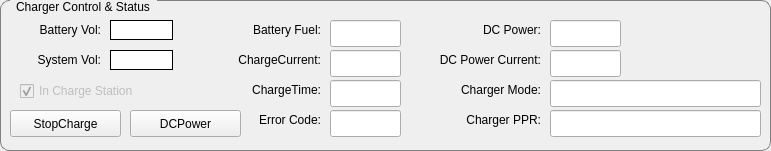
   <widget class="QGroupBox" name="groupBoxChargeControl">
    <property name="geometry">
     <rect>
      <x>420</x>
      <y>360</y>
      <width>771</width>
      <height>151</height>
     </rect>
    </property>
    <property name="styleSheet">
     <string notr="true">QGroupBox{
	border:1px solid gray;
	border-radius: 9px;
	margin-top:0.5em;} 
 QGroupBox::title{
	subcontrol-origin:margin;
	left:10px;
	padding: 0 3 px 2 3px}</string>
    </property>
    <property name="title">
     <string>Charger Control &amp;&amp; Status</string>
    </property>
    <widget class="QLabel" name="labelBatteryVol">
     <property name="geometry">
      <rect>
       <x>110</x>
       <y>20</y>
       <width>63</width>
       <height>20</height>
      </rect>
     </property>
     <property name="styleSheet">
      <string notr="true">QLabel{
	border: 1px solid;
	background-color:#fff;
}</string>
     </property>
     <property name="text">
      <string/>
     </property>
     <property name="alignment">
      <set>Qt::AlignCenter</set>
     </property>
    </widget>
    <widget class="QLabel" name="label_48">
     <property name="geometry">
      <rect>
       <x>10</x>
       <y>20</y>
       <width>91</width>
       <height>20</height>
      </rect>
     </property>
     <property name="text">
      <string>Battery Vol:</string>
     </property>
     <property name="alignment">
      <set>Qt::AlignRight|Qt::AlignTrailing|Qt::AlignVCenter</set>
     </property>
    </widget>
    <widget class="QLabel" name="label_49">
     <property name="geometry">
      <rect>
       <x>230</x>
       <y>20</y>
       <width>91</width>
       <height>20</height>
      </rect>
     </property>
     <property name="text">
      <string>Battery Fuel:</string>
     </property>
     <property name="alignment">
      <set>Qt::AlignRight|Qt::AlignTrailing|Qt::AlignVCenter</set>
     </property>
    </widget>
    <widget class="QLineEdit" name="lineEditBatteryFuel">
     <property name="enabled">
      <bool>true</bool>
     </property>
     <property name="geometry">
      <rect>
       <x>330</x>
       <y>20</y>
       <width>71</width>
       <height>27</height>
      </rect>
     </property>
    </widget>
    <widget class="QLabel" name="label_50">
     <property name="geometry">
      <rect>
       <x>200</x>
       <y>50</y>
       <width>121</width>
       <height>20</height>
      </rect>
     </property>
     <property name="text">
      <string>ChargeCurrent:</string>
     </property>
     <property name="alignment">
      <set>Qt::AlignRight|Qt::AlignTrailing|Qt::AlignVCenter</set>
     </property>
    </widget>
    <widget class="QLineEdit" name="lineEditChargeCurrent">
     <property name="enabled">
      <bool>true</bool>
     </property>
     <property name="geometry">
      <rect>
       <x>330</x>
       <y>50</y>
       <width>71</width>
       <height>27</height>
      </rect>
     </property>
    </widget>
    <widget class="QLineEdit" name="lineEditChargeTime">
     <property name="enabled">
      <bool>true</bool>
     </property>
     <property name="geometry">
      <rect>
       <x>330</x>
       <y>80</y>
       <width>71</width>
       <height>27</height>
      </rect>
     </property>
     <property name="text">
      <string/>
     </property>
    </widget>
    <widget class="QLabel" name="label_51">
     <property name="geometry">
      <rect>
       <x>200</x>
       <y>80</y>
       <width>121</width>
       <height>20</height>
      </rect>
     </property>
     <property name="text">
      <string>ChargeTime:</string>
     </property>
     <property name="alignment">
      <set>Qt::AlignRight|Qt::AlignTrailing|Qt::AlignVCenter</set>
     </property>
    </widget>
    <widget class="QLabel" name="label_52">
     <property name="geometry">
      <rect>
       <x>10</x>
       <y>50</y>
       <width>91</width>
       <height>20</height>
      </rect>
     </property>
     <property name="text">
      <string>System Vol:</string>
     </property>
     <property name="alignment">
      <set>Qt::AlignRight|Qt::AlignTrailing|Qt::AlignVCenter</set>
     </property>
    </widget>
    <widget class="QLabel" name="labelSystemVol">
     <property name="geometry">
      <rect>
       <x>110</x>
       <y>50</y>
       <width>63</width>
       <height>20</height>
      </rect>
     </property>
     <property name="styleSheet">
      <string notr="true">QLabel{
	border: 1px solid;
	background-color:#fff;
}</string>
     </property>
     <property name="text">
      <string/>
     </property>
     <property name="alignment">
      <set>Qt::AlignCenter</set>
     </property>
    </widget>
    <widget class="QCheckBox" name="checkBoxInChargeStation">
     <property name="enabled">
      <bool>false</bool>
     </property>
     <property name="geometry">
      <rect>
       <x>20</x>
       <y>80</y>
       <width>151</width>
       <height>22</height>
      </rect>
     </property>
     <property name="text">
      <string>In Charge Station</string>
     </property>
     <property name="checked">
      <bool>true</bool>
     </property>
    </widget>
    <widget class="QLabel" name="label_53">
     <property name="geometry">
      <rect>
       <x>420</x>
       <y>80</y>
       <width>121</width>
       <height>20</height>
      </rect>
     </property>
     <property name="text">
      <string>Charger Mode:</string>
     </property>
     <property name="alignment">
      <set>Qt::AlignRight|Qt::AlignTrailing|Qt::AlignVCenter</set>
     </property>
    </widget>
    <widget class="QLineEdit" name="lineEditDCCurrent">
     <property name="enabled">
      <bool>true</bool>
     </property>
     <property name="geometry">
      <rect>
       <x>550</x>
       <y>50</y>
       <width>71</width>
       <height>27</height>
      </rect>
     </property>
    </widget>
    <widget class="QLabel" name="label_54">
     <property name="geometry">
      <rect>
       <x>450</x>
       <y>20</y>
       <width>91</width>
       <height>20</height>
      </rect>
     </property>
     <property name="text">
      <string>&lt;html&gt;&lt;head/&gt;&lt;body&gt;&lt;p&gt;DC Power:&lt;/p&gt;&lt;/body&gt;&lt;/html&gt;</string>
     </property>
     <property name="alignment">
      <set>Qt::AlignRight|Qt::AlignTrailing|Qt::AlignVCenter</set>
     </property>
    </widget>
    <widget class="QLabel" name="label_55">
     <property name="geometry">
      <rect>
       <x>410</x>
       <y>50</y>
       <width>131</width>
       <height>20</height>
      </rect>
     </property>
     <property name="text">
      <string>DC Power Current:</string>
     </property>
     <property name="alignment">
      <set>Qt::AlignRight|Qt::AlignTrailing|Qt::AlignVCenter</set>
     </property>
    </widget>
    <widget class="QLineEdit" name="lineEditChargeMode">
     <property name="enabled">
      <bool>true</bool>
     </property>
     <property name="geometry">
      <rect>
       <x>550</x>
       <y>80</y>
       <width>211</width>
       <height>27</height>
      </rect>
     </property>
     <property name="text">
      <string/>
     </property>
    </widget>
    <widget class="QLineEdit" name="lineEditDCPower">
     <property name="enabled">
      <bool>true</bool>
     </property>
     <property name="geometry">
      <rect>
       <x>550</x>
       <y>20</y>
       <width>71</width>
       <height>27</height>
      </rect>
     </property>
    </widget>
    <widget class="QLabel" name="label_56">
     <property name="geometry">
      <rect>
       <x>420</x>
       <y>110</y>
       <width>121</width>
       <height>20</height>
      </rect>
     </property>
     <property name="text">
      <string>Charger PPR:</string>
     </property>
     <property name="alignment">
      <set>Qt::AlignRight|Qt::AlignTrailing|Qt::AlignVCenter</set>
     </property>
    </widget>
    <widget class="QLineEdit" name="lineEditChargePPR">
     <property name="enabled">
      <bool>true</bool>
     </property>
     <property name="geometry">
      <rect>
       <x>550</x>
       <y>110</y>
       <width>211</width>
       <height>27</height>
      </rect>
     </property>
     <property name="text">
      <string/>
     </property>
    </widget>
    <widget class="QLabel" name="label_57">
     <property name="geometry">
      <rect>
       <x>240</x>
       <y>110</y>
       <width>81</width>
       <height>20</height>
      </rect>
     </property>
     <property name="text">
      <string>Error Code:</string>
     </property>
     <property name="alignment">
      <set>Qt::AlignRight|Qt::AlignTrailing|Qt::AlignVCenter</set>
     </property>
    </widget>
    <widget class="QLineEdit" name="lineEditChargeErrorCode">
     <property name="enabled">
      <bool>true</bool>
     </property>
     <property name="geometry">
      <rect>
       <x>330</x>
       <y>110</y>
       <width>71</width>
       <height>27</height>
      </rect>
     </property>
     <property name="text">
      <string/>
     </property>
    </widget>
    <widget class="QPushButton" name="pushButtonChargeCtrl">
     <property name="geometry">
      <rect>
       <x>10</x>
       <y>110</y>
       <width>111</width>
       <height>27</height>
      </rect>
     </property>
     <property name="text">
      <string>StopCharge</string>
     </property>
    </widget>
    <widget class="QPushButton" name="pushButtonSwitchPower">
     <property name="geometry">
      <rect>
       <x>130</x>
       <y>110</y>
       <width>111</width>
       <height>27</height>
      </rect>
     </property>
     <property name="text">
      <string>DCPower</string>
     </property>
    </widget>
   </widget>
